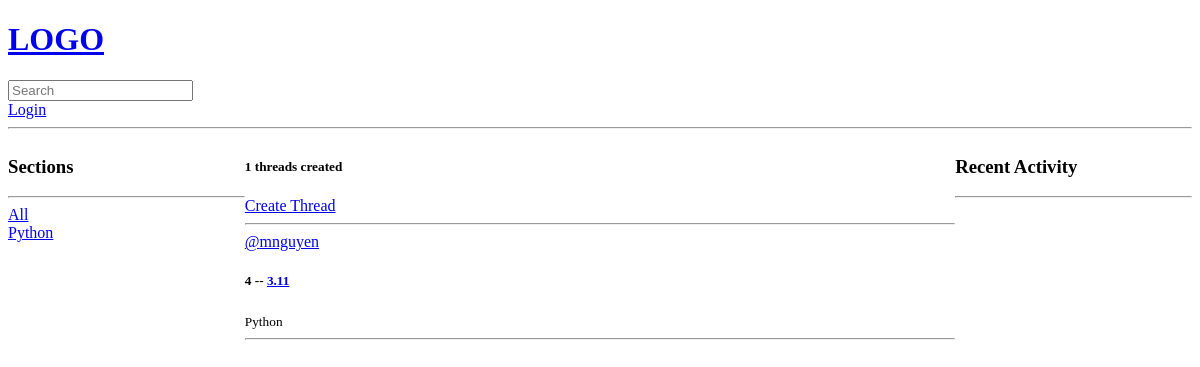
/, run on an earlier commit of the app's database.
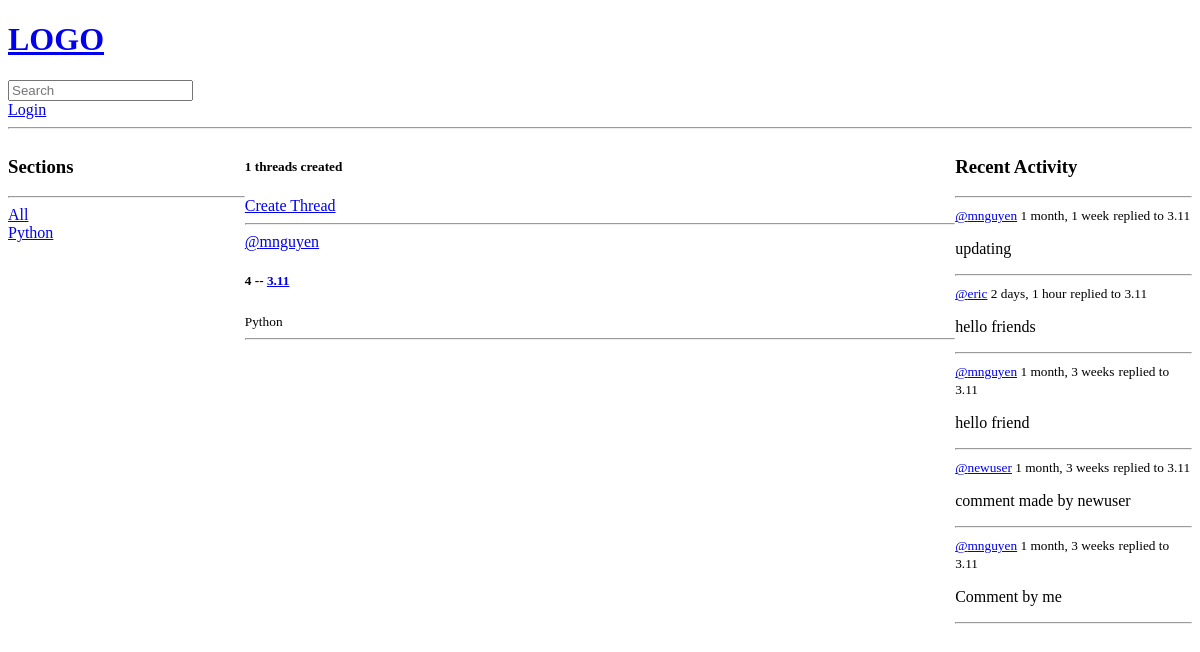
And on a later commit of the database.
### base/models.py (models this page shows, shortened)
class Section(models.Model):
    name = models.CharField(max_length=200)

class Thread(models.Model):
    host = models.ForeignKey(User, on_delete=models.SET_NULL, null=True)
    section = models.ForeignKey(Section, on_delete=models.SET_NULL, null=True)
    name = models.CharField(max_length=200)
    post = models.TextField()
    participants = models.ManyToManyField(User, related_name='participants', blank=True)
    updated = models.DateTimeField(auto_now=True)
    created = models.DateTimeField(auto_now_add=True)
    class Meta:
        ordering = ['-updated', '-created']
    def __str__(self):
        return str(self.name)

class Comment(models.Model):
    user = models.ForeignKey(User, on_delete=models.CASCADE)
    thread = models.ForeignKey(Thread, on_delete=models.CASCADE)
    post = models.TextField()
    updated = models.DateTimeField(auto_now=True)
    created = models.DateTimeField(auto_now_add=True)
    class Meta:
        ordering = ['-updated', '-created']
    def __str__(self):
        return self.post[0:50]

### base/views.py (the view)
# urls.py: path('', views.home, name="home"),
def home(request):
    q = request.GET.get('q') if request.GET.get('q') != None else ''
    threads = Thread.objects.filter(
        Q(section__name__icontains=q) |
        Q(name__icontains=q) |
        Q(post__icontains=q)
        )
    sections = Section.objects.all()
    thread_count = threads.count()
    thread_comments = Comment.objects.filter(Q(thread__section__name__icontains=q))
    context = {'threads': threads, 'sections': sections,
            'thread_count': thread_count, 'thread_comments': thread_comments}
    return render(request, 'base/home.html', context)

### base/templates/base/home.html (shortened to what this page needs)
{% extends 'main.html' %}
{% block content %}
<div class="home-container">
    <div>
        {% include 'base/sections_component.html' %}
    </div>
    <div>
        <h5>{{thread_count}} threads created</h5>
        <a href="{% url 'create-thread' %}">Create Thread</a>
        <hr>
        {% include 'base/feed_component.html' %}
    </div>
    <div>
        {% include 'base/activity_component.html' %}
    </div>
</div>
{% endblock %}

### base/templates/base/sections_component.html
<h3>Sections</h3>
<hr>
<div>
    <a href="{%url 'home' %}">All</a>
</div>
{% for section in sections %}
    <div>
        <a href="{%url 'home' %}?q={{section.name}}">{{section.name}}</a>
    </div>
{% endfor %}

### base/templates/base/feed_component.html (shortened to what this page needs)
<div>
    {% for thread in threads %}
        <div>
            <a href="{% url 'user-profile' thread.host.id %}">@{{thread.host.username}}</a>
            <h5>{{thread.id}} -- <a href="{% url 'thread' thread.id %}">{{thread.name}}</a></h5>
            <small>{{thread.section.name}}</small>
            <hr>
        </div>
    {% endfor %}
</div>

### base/templates/base/activity_component.html (shortened to what this page needs)
<h3>Recent Activity</h3>
<hr>
{% for comment in thread_comments %}
    <div>
        <small><a href="{% url 'user-profile' comment.user.id %}">@{{comment.user}}</a> {{comment.created|timesince}}</small>
        <small>replied to {{comment.thread}}</small>
        <p>{{comment}}</p>
        <hr>
    </div>
{% endfor %}

What changed in the data, as far as the page shows it:
added Comment: user "mnguyen", created "1 month, 1 week", thread "3.11", post "updating"
added Comment: user "eric", created "2 days, 1 hour", thread "3.11", post "hello friends"
added Comment: user "mnguyen", created "1 month, 3 weeks", thread "3.11", post "hello friend"
added Comment: user "newuser", created "1 month, 3 weeks", thread "3.11", post "comment made by newuser"
added Comment: user "mnguyen", created "1 month, 3 weeks", thread "3.11", post "Comment by me"
